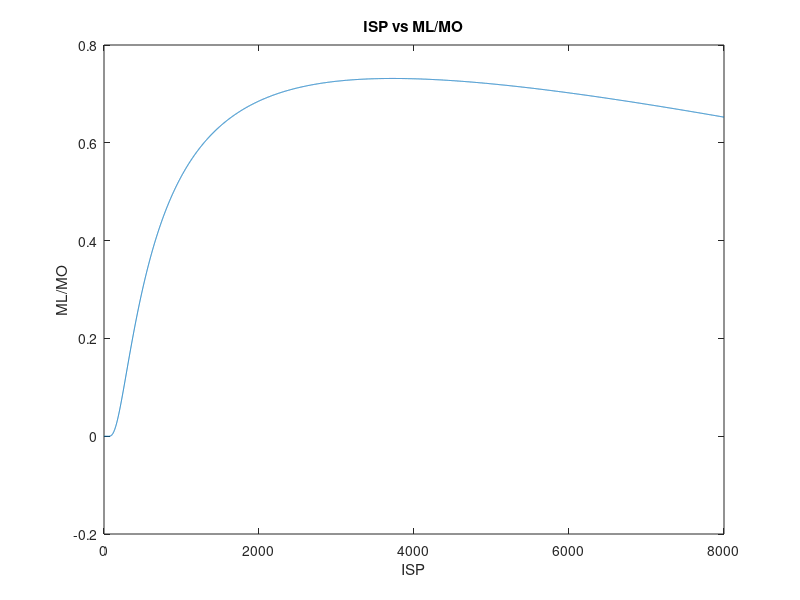

Recreate this plot in MATLAB. (Note: this script raises an error after producing the figure.)
clear;
clc;
close all

deltaU=5700; %m/s
burn_time=30*24*3600*3; %seconds
alpha_n=10/1000; %kg/kw


ISP=linspace(1,8000,8000);

ue=ISP*9.81; 



ML_MO=exp(-deltaU./ue).*(1+(0.5.*alpha_n.*(ue.^2).*(1./burn_time)))-(0.5.*alpha_n.*(ue.^2).*(1./burn_time));

plot(ISP,ML_MO)
title("ISP vs ML/MO")
xlabel("ISP")
ylabel("ML/MO")
hold on


ML_Max=max(ML_MO)

syms ue

eqn=ML_Max==exp(-deltaU./ue).*(1+(0.5.*alpha_n.*(ue.^2).*(1./burn_time)))-(0.5.*alpha_n.*(ue.^2).*(1./burn_time));

ISP_Max=vpasolve(eqn,ue)/9.81


plot(ISP_Max,ML_Max,'ro')

